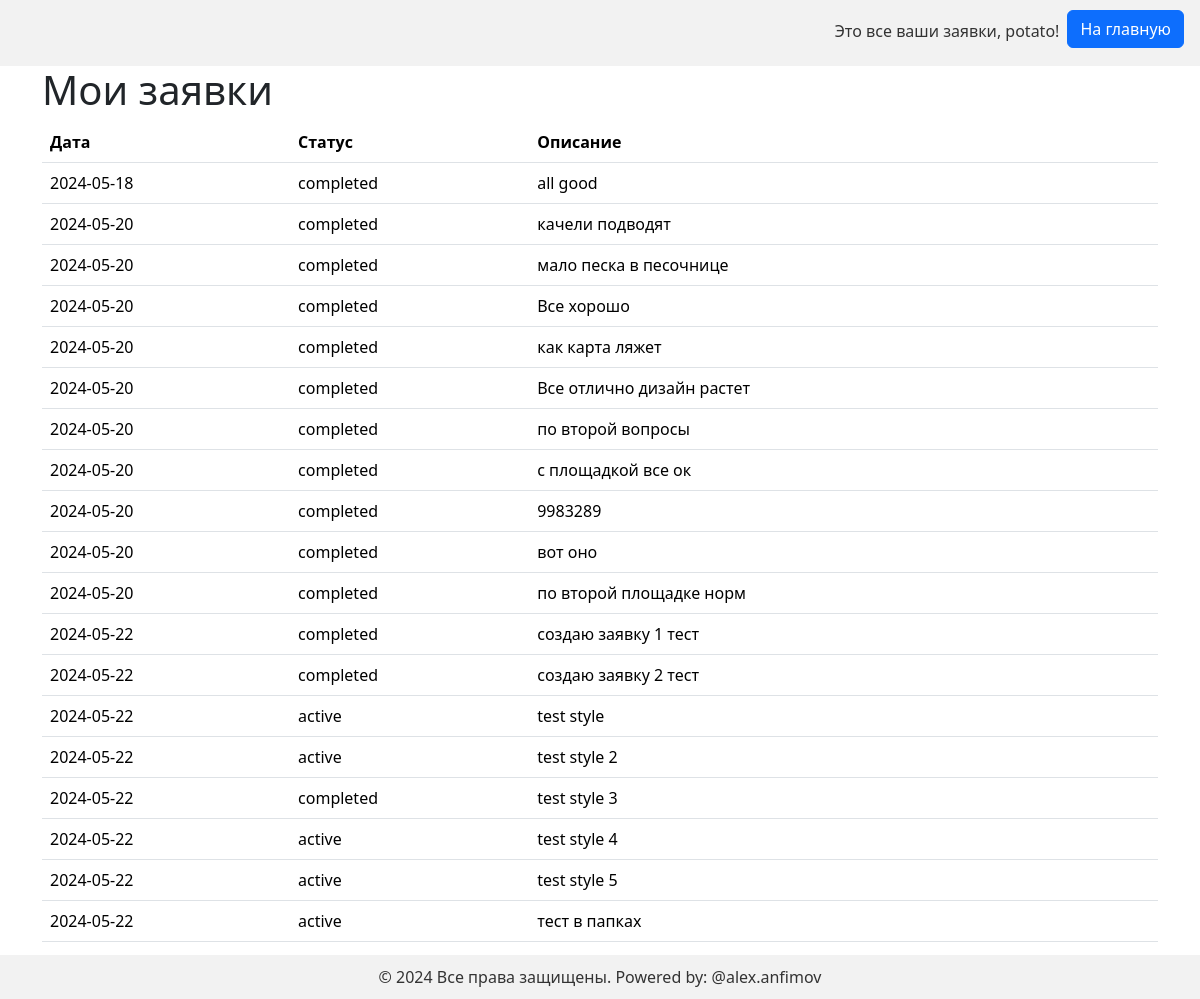
Page /main-pages/my_requests.php (signed in) on the committed database.
### tables this page shows
CREATE TABLE `Offer` (
  `id_offer` int NOT NULL,
  `date_p` date NOT NULL,
  `status_p` varchar(20) NOT NULL,
  `discription_p` varchar(60) DEFAULT NULL,
  `id_user` int NOT NULL,
  `id_playground` int NOT NULL,
  `id_work` int DEFAULT NULL,
  `id_worker` int DEFAULT NULL
);

### main-pages/my_requests.php (the view, shortened to what this page needs)
<?php
require_once('../db+php/connect.php');
$user_id = $_SESSION['user']['id_user'];
$sql = "SELECT * FROM offer WHERE id_user = $user_id";
$result = mysqli_query($connect, $sql);
?>
<!DOCTYPE html>
<html lang="en">
<head>
    <link href="https://cdn.jsdelivr.net/npm/bootstrap@5.3.3/dist/css/bootstrap.min.css" rel="stylesheet">
</head>
<body>
    <header>
    <?php
    if (isset($_SESSION['user']) && isset($_SESSION['user']['login'])) {
        echo "Это все ваши заявки, " . htmlspecialchars($_SESSION['user']['login']) . "!";
        echo '<button class="btn mb-2 me-3 btn-primary ms-2" onclick="location.href=\'../index.php\'">На главную</button>';
    } else {
        echo "Добро пожаловать!";
    }
    ?>
    </header>
    <div class="container">
        <h1>Мои заявки</h1>
        <table class="table">
            <thead>
                <tr>
                    <th>Дата</th>
                    <th>Статус</th>
                    <th>Описание</th>
                </tr>
            </thead>
            <tbody>
                <?php
                if (mysqli_num_rows($result) > 0) {
                    while($row = mysqli_fetch_assoc($result)) {
                        echo "<tr>";
                        echo "<td>" . $row["date_p"] . "</td>";
                        echo "<td>" . $row["status_p"] . "</td>";
                        echo "<td>" . $row["discription_p"] . "</td>";
                        echo "</tr>";
                    }
                } else {
                    echo "<tr><td colspan='3'>У вас пока нет заявок</td></tr>";
                }
                ?>
            </tbody>
        </table>
    </div>
    <footer>
        &copy; 2024 Все права защищены. Powered by: @alex.anfimov
    </footer>
</body>
</html>

### main-pages/my_requests.php (style rules this page uses)
header { background-color: #f2f2f2; color: #333; text-align: right; padding: 10px 0; }
footer { background-color: #f2f2f2; color: #333; text-align: center; padding: 10px 0; position: fixed; bottom: 0; width: 100%; }

### rows in the picture
offer: date_p "2024-05-18", status_p "completed", discription_p "all good"
offer: date_p "2024-05-20", status_p "completed", discription_p "качели подводят"
offer: date_p "2024-05-20", status_p "completed", discription_p "мало песка в песочнице"
offer: date_p "2024-05-20", status_p "completed", discription_p "Все хорошо"
offer: date_p "2024-05-20", status_p "completed", discription_p "как карта ляжет"
offer: date_p "2024-05-20", status_p "completed", discription_p "Все отлично дизайн растет"
offer: date_p "2024-05-20", status_p "completed", discription_p "по второй вопросы"
offer: date_p "2024-05-20", status_p "completed", discription_p "с площадкой все ок"
offer: date_p "2024-05-20", status_p "completed", discription_p "9983289"
offer: date_p "2024-05-20", status_p "completed", discription_p "вот оно"
offer: date_p "2024-05-20", status_p "completed", discription_p "по второй площадке норм"
offer: date_p "2024-05-22", status_p "completed", discription_p "создаю заявку 1 тест"
offer: date_p "2024-05-22", status_p "completed", discription_p "создаю заявку 2 тест"
offer: date_p "2024-05-22", status_p "active", discription_p "test style"
offer: date_p "2024-05-22", status_p "active", discription_p "test style 2"
offer: date_p "2024-05-22", status_p "completed", discription_p "test style 3"
offer: date_p "2024-05-22", status_p "active", discription_p "test style 4"
offer: date_p "2024-05-22", status_p "active", discription_p "test style 5"
offer: date_p "2024-05-22", status_p "active", discription_p "тест в папках"

### other values in the picture
$_SESSION['user']['login'] "potato"
